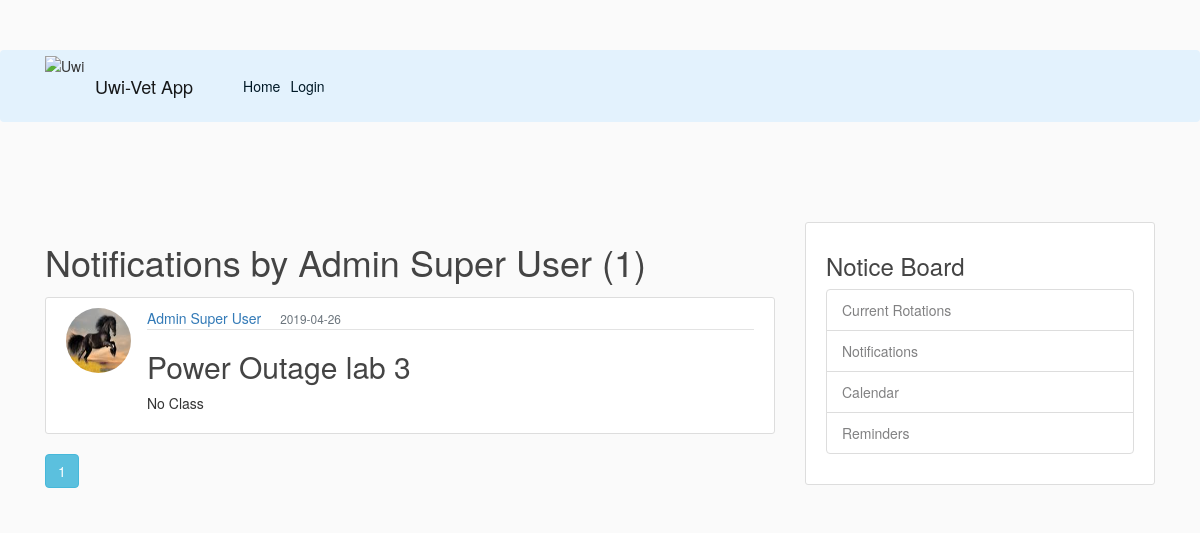
Before: /user/Admin Super User with the older database file.
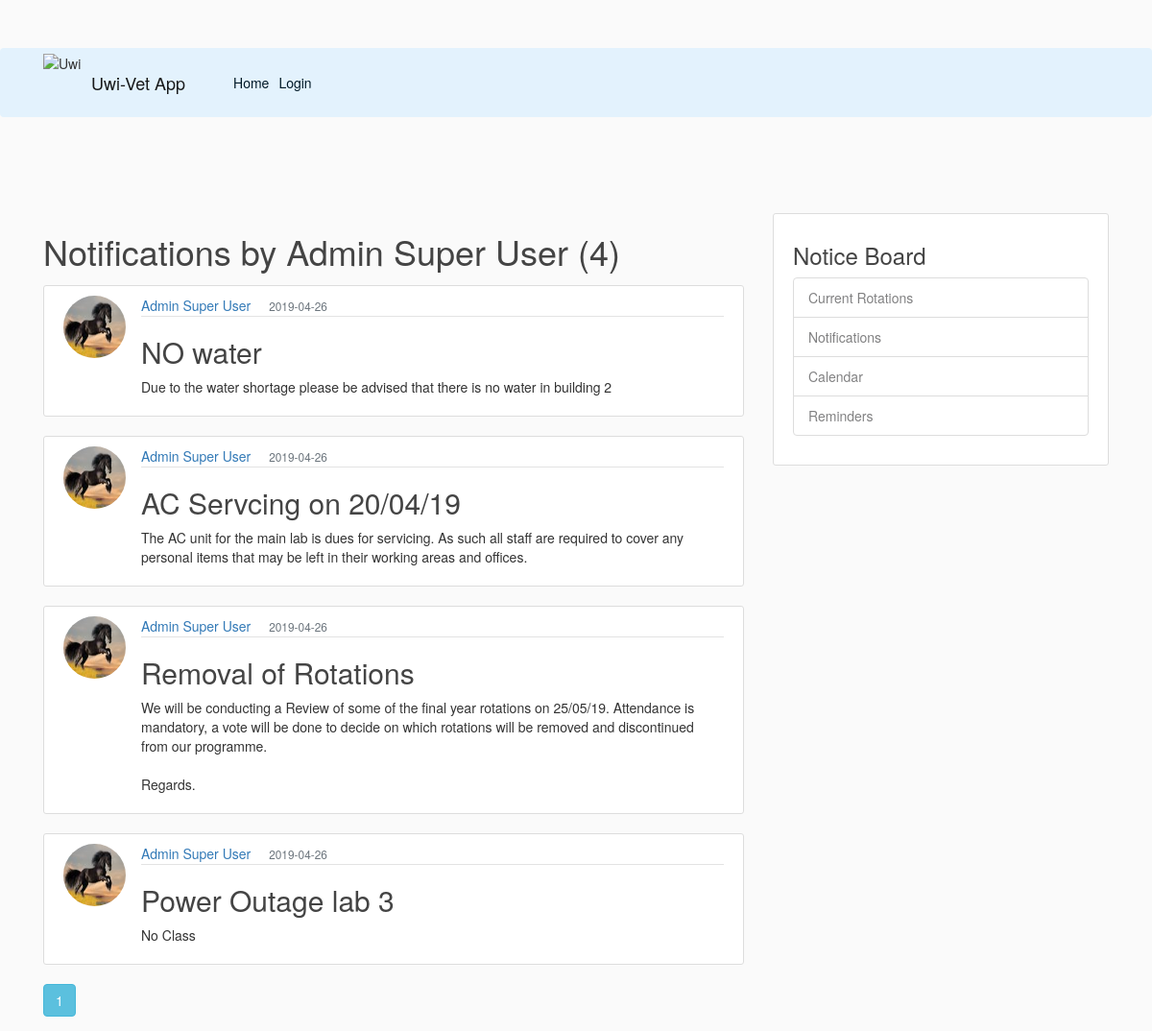
After: the same page with the newer database file.
### flaskblog/models.py (models this page shows, shortened)
class User2(db.Model, UserMixin):
    id = db.Column(db.Integer, primary_key = True)
    username = db.Column(db.String(20), unique=True, nullable=False)
    email = db.Column(db.String(120), unique=True, nullable=False)
    image_file = db.Column(db.String(20), nullable=False, default='default.jpg')
    password = db.Column(db.String(60), nullable=False)
    level = db.Column(db.Integer, nullable=False, default='2')
    rotation = db.Column(db.String(50), nullable =False)

class Post3(db.Model):
    id = db.Column(db.Integer, primary_key = True)
    title = db.Column(db.String(100),nullable=False)
    date_posted = db.Column(db.DateTime, nullable=False, default=datetime.utcnow)
    content = db.Column(db.Text, nullable = False)
    author = db.Column(db.String(100), nullable=False)
    user_id = db.Column(db.Integer, nullable=False)
    image_file = db.Column(db.String(20), nullable=False)

### flaskblog/routes.py (the view)
@app.route("/user/<string:username>")
def user_posts(username):
    page= request.args.get('page', 1, type=int)
    user = User2.query.filter_by(username=username).first_or_404()
    posts = Post3.query.filter_by(author=user.username)\
        .order_by(Post3.date_posted.desc())\
        .paginate(page=page, per_page=4)
    return render_template('user_posts.html', posts=posts, user=user)

### flaskblog/templates/user_posts.html
{% extends "layout.html" %}
{% block content%}
    <h1 class="mb-3">Notifications by {{ user.username }} ({{posts.total}})</h1>
        {% for post in posts.items %}
            <article class="media content-section">
                    <img class="rounded-circle article-img" src="{{ url_for('static', filename='profilepics/' + post.image_file) }}">
                    <div class="media-body">
                    <div class="article-metadata">
                        <a class="mr-4" href="{{ url_for('user_posts', username=post.author)}}">{{ post.author }}</a>
                        <small class="text-muted">{{ post.date_posted.strftime('%Y-%m-%d') }}</small>
                    </div>
                    <h2><a class="article-title" href="{{ url_for('post', post_id=post.id) }}">{{ post.title }}</a></h2>
                    <p class="article-content">{{ post.content }}</p>
                    </div>
            </article>
        {% endfor %}
        {% for page_num in posts.iter_pages(left_edge=1, right_edge=1, left_current=1, right_current=2) %}
            {% if page_num %}
                {% if posts.page == page_num %}
                    <a class="btn btn-info mb-4" href="{{ url_for('user_posts', username=posts.author, page=page_num)}}">{{ page_num }}</a>
                {% else %}
                    <a class="btn btn-outline-info mb-4" href="{{ url_for('user_posts', username=posts.author, page=page_num)}}">{{ page_num }}</a>
                {% endif %}
            {% else %}
                ...
            {% endif %}
        {% endfor %}
{% endblock content %}

### flaskblog/templates/layout.html (shortened to what this page needs)
<!DOCTYPE html>
<html lang="en">
<head>
    <link rel="stylesheet" href="https://stackpath.bootstrapcdn.com/bootstrap/4.3.1/css/bootstrap.min.css"
>
    <link href="//maxcdn.bootstrapcdn.com/bootstrap/3.3.0/css/bootstrap.min.css" rel="stylesheet" id="bootstrap-css">
    <link rel="stylesheet" type ="text/css" href="{{ url_for('static', filename='main.css') }}">
    <link href="//netdna.bootstrapcdn.com/font-awesome/4.0.3/css/font-awesome.min.css" rel="stylesheet" type="text/css" />
</head>
<body>
    <header class="site-header">
        <nav class="navbar navbar-expand-lg navbar-light fixed-top" style="background-color: #e3f2fd;">
            <div class="container">
            <img src="https://upload.wikimedia.org/wikipedia/en/thumb/0/01/Coat_of_arms_of_the_University_of_the_West_Indies.png/220px-Coat_of_arms_of_the_University_of_the_West_Indies.png" alt="Uwi" style="width:50px;height:60px;">
            <a class="navbar-brand mr-4" href="/">Uwi-Vet App</a>
            <div class="collapse navbar-collapse" id="navbarToggle">
                <div class="navbar-nav mr-auto">
                <a class="nav-item nav-link" href="{{ url_for('home') }}">Home</a>
                </div>
                <div class="navbar-nav">
                {% if current_user.is_authenticated %}
                    <a class="nav-item nav-link" href="{{ url_for('account') }}">Account</a>
                    {% if current_user.level == 1 %}
                        <a class="nav-item nav-link" href="{{ url_for('register') }}">Register</a>
                    {% endif %}
                    <a class="nav-item nav-link" href="{{ url_for('logout') }}">Logout</a>
                {% else %}
                    <a class="nav-item nav-link" href="{{ url_for('login') }}">Login</a>
                {% endif%}
                </div>
            </div>
            </div>
        </nav>
    </header>
    <div>
        <br>
        <br>
        <br>
        <br>
    </div>
    <main role="main" class="container">
        <div class="row">
            <div class="col-md-8">
            {% block content %}{% endblock %}
            </div>
            <div class="col-md-4">
            <div class="content-section">
                <h3>Notice Board</h3>
                <ul class="list-group">
                    <li class="list-group-item list-group-item-light">Current Rotations</li>
                    <li class="list-group-item list-group-item-light">Notifications</li>
                    <li class="list-group-item list-group-item-light">Calendar</li>
                    <li class="list-group-item list-group-item-light">Reminders</li>
                </ul>
            </div>
            </div>
        </div>
      </main>
</body>
</html>

### flaskblog/static/main.css (style rules this page uses)
body { background: #fafafa; color: #333333; margin-top: 5rem; }
h1, h2, h3, h4, h5, h6 { color: #444444; }
.site-header .navbar-nav .nav-link { color: #001927; }
.content-section { background: #ffffff; padding: 10px 20px; border: 1px solid #dddddd; border-radius: 3px; margin-bottom: 20px; }
.article-title { color: #444444; }
.article-content { white-space: pre-line; }
.article-img { height: 65px; width: 65px; margin-right: 16px; }
.article-metadata { padding-bottom: 1px; margin-bottom: 4px; border-bottom: 1px solid #e3e3e3 }

Changed rows visible on the page:
added Post3: image_file (picture), author "Admin Super User", date_posted "2019-04-26", title "NO water", content "Due to the water shortage please be advised that there is no water in building 2"
added Post3: image_file (picture), author "Admin Super User", date_posted "2019-04-26", title "AC Servcing on 20/04/19", content "The AC unit for the main lab is dues for servicing. As such all staff are required to cover any personal items that may be left in their working areas and offices."
added Post3: image_file (picture), author "Admin Super User", date_posted "2019-04-26", title "Removal of Rotations", content "We will be conducting a Review of some of the final year rotations on 25/05/19. Attendance is mandatory, a vote will be done to decide on which rotations will be removed and discontinued from our programme. Regards."
Other visible differences:
{{ posts.total }}: "1" → "4"
